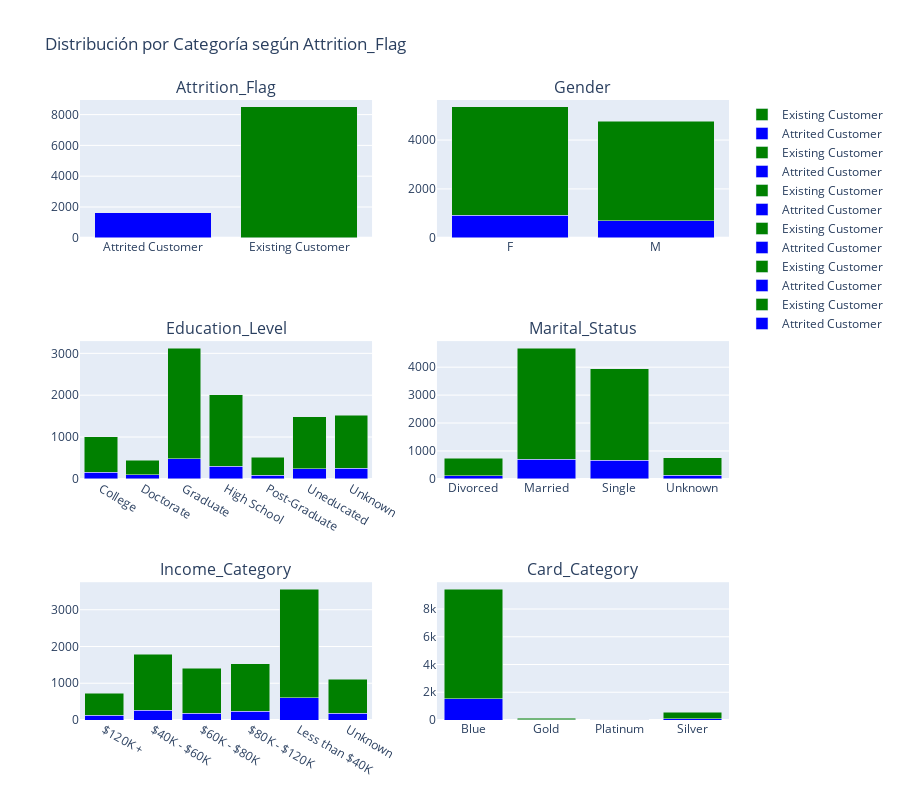

Notebook code cell kept with this figure:
### Code cell
import plotly.subplots as sp
import plotly.graph_objects as go

datos['Attrition_Flag'] = datos['Attrition_Flag'].astype(str)
categorical_columns = datos.select_dtypes(include=['object', 'category']).columns

# Crear una figura con subgráficas
num_cols = 2
num_rows = (len(categorical_columns) + num_cols - 1) // num_cols  # Calcula el número de filas necesarias

fig = sp.make_subplots(rows=num_rows, cols=num_cols, subplot_titles=categorical_columns)

# Añadir gráficos de barras a las subgráficas
for i, column in enumerate(categorical_columns):
    row = i // num_cols + 1
    col = i % num_cols + 1
    
    # Contar las ocurrencias de cada categoría por Attrition_Flag
    counts = datos.groupby([column, 'Attrition_Flag']).size().unstack(fill_value=0)
    
    if counts.shape[1] == 2:  # Verifica que hay dos categorías en Attrition_Flag
        # Iterar sobre las columnas y crear gráficos de barras
        for attrition_flag in counts.columns:
            fig.add_trace(go.Bar(x=counts.index, 
                                 y=counts[attrition_flag], 
                                 name=attrition_flag, 
                                 marker_color='blue' if attrition_flag == counts.columns[0] else 'green'),
                          row=row, col=col)
    else:
        # Si no hay ambas categorías, solo dibuja la que existe
        for attrition_flag in counts.columns:
            fig.add_trace(go.Bar(x=counts.index, 
                                 y=counts[attrition_flag], 
                                 name='Attrition_Flag ' + attrition_flag, 
                                 marker_color='blue' if attrition_flag == counts.columns[0] else 'green'),
                          row=row, col=col)

# Ajustar diseño
fig.update_layout(title_text='Distribución por Categoría según Attrition_Flag', 
                  barmode='stack', 
                  showlegend=True,
                  height=800)

# Mostrar el gráfico
fig.show()

### Figure 1 — Plotly figure (JSON) as saved in the notebook; plotly's stock layout.template omitted (floating-point values rounded to 4 significant figures)
{"data": [{"marker": {"color": "blue"}, "name": "Attrited Customer", "type": "bar", "x": ["Attrited Customer", "Existing Customer"], "xaxis": "x", "y": [1627, 0], "yaxis": "y"}, {"marker": {"color": "green"}, "name": "Existing Customer", "type": "bar", "x": ["Attrited Customer", "Existing Customer"], "xaxis": "x", "y": [0, 8500], "yaxis": "y"}, {"marker": {"color": "blue"}, "name": "Attrited Customer", "type": "bar", "x": ["F", "M"], "xaxis": "x2", "y": [930, 697], "yaxis": "y2"}, {"marker": {"color": "green"}, "name": "Existing Customer", "type": "bar", "x": ["F", "M"], "xaxis": "x2", "y": [4428, 4072], "yaxis": "y2"}, {"marker": {"color": "blue"}, "name": "Attrited Customer", "type": "bar", "x": ["College", "Doctorate", "Graduate", "High School", "Post-Graduate", "Uneducated", "Unknown"], "xaxis": "x3", "y": [154, 95, 487, 306, 92, 237, 256], "yaxis": "y3"}, {"marker": {"color": "green"}, "name": "Existing Customer", "type": "bar", "x": ["College", "Doctorate", "Graduate", "High School", "Post-Graduate", "Uneducated", "Unknown"], "xaxis": "x3", "y": [859, 356, 2641, 1707, 424, 1250, 1263], "yaxis": "y3"}, {"marker": {"color": "blue"}, "name": "Attrited Customer", "type": "bar", "x": ["Divorced", "Married", "Single", "Unknown"], "xaxis": "x4", "y": [121, 709, 668, 129], "yaxis": "y4"}, {"marker": {"color": "green"}, "name": "Existing Customer", "type": "bar", "x": ["Divorced", "Married", "Single", "Unknown"], "xaxis": "x4", "y": [627, 3978, 3275, 620], "yaxis": "y4"}, {"marker": {"color": "blue"}, "name": "Attrited Customer", "type": "bar", "x": ["$120K +", "$40K - $60K", "$60K - $80K", "$80K - $120K", "Less than $40K", "Unknown"], "xaxis": "x5", "y": [126, 271, 189, 242, 612, 187], "yaxis": "y5"}, {"marker": {"color": "green"}, "name": "Existing Customer", "type": "bar", "x": ["$120K +", "$40K - $60K", "$60K - $80K", "$80K - $120K", "Less than $40K", "Unknown"], "xaxis": "x5", "y": [601, 1519, 1213, 1293, 2949, 925], "yaxis": "y5"}, {"marker": {"color": "blue"}, "name": "Attrited Customer", "type": "bar", "x": ["Blue", "Gold", "Platinum", "Silver"], "xaxis": "x6", "y": [1519, 21, 5, 82], "yaxis": "y6"}, {"marker": {"color": "green"}, "name": "Existing Customer", "type": "bar", "x": ["Blue", "Gold", "Platinum", "Silver"], "xaxis": "x6", "y": [7917, 95, 15, 473], "yaxis": "y6"}], "layout": {"annotations": [{"font": {"size": 16}, "showarrow": false, "text": "Attrition_Flag", "x": 0.225, "xanchor": "center", "xref": "paper", "y": 1, "yanchor": "bottom", "yref": "paper"}, {"font": {"size": 16}, "showarrow": false, "text": "Gender", "x": 0.775, "xanchor": "center", "xref": "paper", "y": 1, "yanchor": "bottom", "yref": "paper"}, {"font": {"size": 16}, "showarrow": false, "text": "Education_Level", "x": 0.225, "xanchor": "center", "xref": "paper", "y": 0.6111, "yanchor": "bottom", "yref": "paper"}, {"font": {"size": 16}, "showarrow": false, "text": "Marital_Status", "x": 0.775, "xanchor": "center", "xref": "paper", "y": 0.6111, "yanchor": "bottom", "yref": "paper"}, {"font": {"size": 16}, "showarrow": false, "text": "Income_Category", "x": 0.225, "xanchor": "center", "xref": "paper", "y": 0.2222, "yanchor": "bottom", "yref": "paper"}, {"font": {"size": 16}, "showarrow": false, "text": "Card_Category", "x": 0.775, "xanchor": "center", "xref": "paper", "y": 0.2222, "yanchor": "bottom", "yref": "paper"}], "barmode": "stack", "height": 800, "showlegend": true, "title": {"text": "Distribución por Categoría según Attrition_Flag"}, "xaxis": {"anchor": "y", "domain": [0, 0.45]}, "xaxis2": {"anchor": "y2", "domain": [0.55, 1]}, "xaxis3": {"anchor": "y3", "domain": [0, 0.45]}, "xaxis4": {"anchor": "y4", "domain": [0.55, 1]}, "xaxis5": {"anchor": "y5", "domain": [0, 0.45]}, "xaxis6": {"anchor": "y6", "domain": [0.55, 1]}, "yaxis": {"anchor": "x", "domain": [0.7778, 1]}, "yaxis2": {"anchor": "x2", "domain": [0.7778, 1]}, "yaxis3": {"anchor": "x3", "domain": [0.3889, 0.6111]}, "yaxis4": {"anchor": "x4", "domain": [0.3889, 0.6111]}, "yaxis5": {"anchor": "x5", "domain": [0, 0.2222]}, "yaxis6": {"anchor": "x6", "domain": [0, 0.2222]}}}
